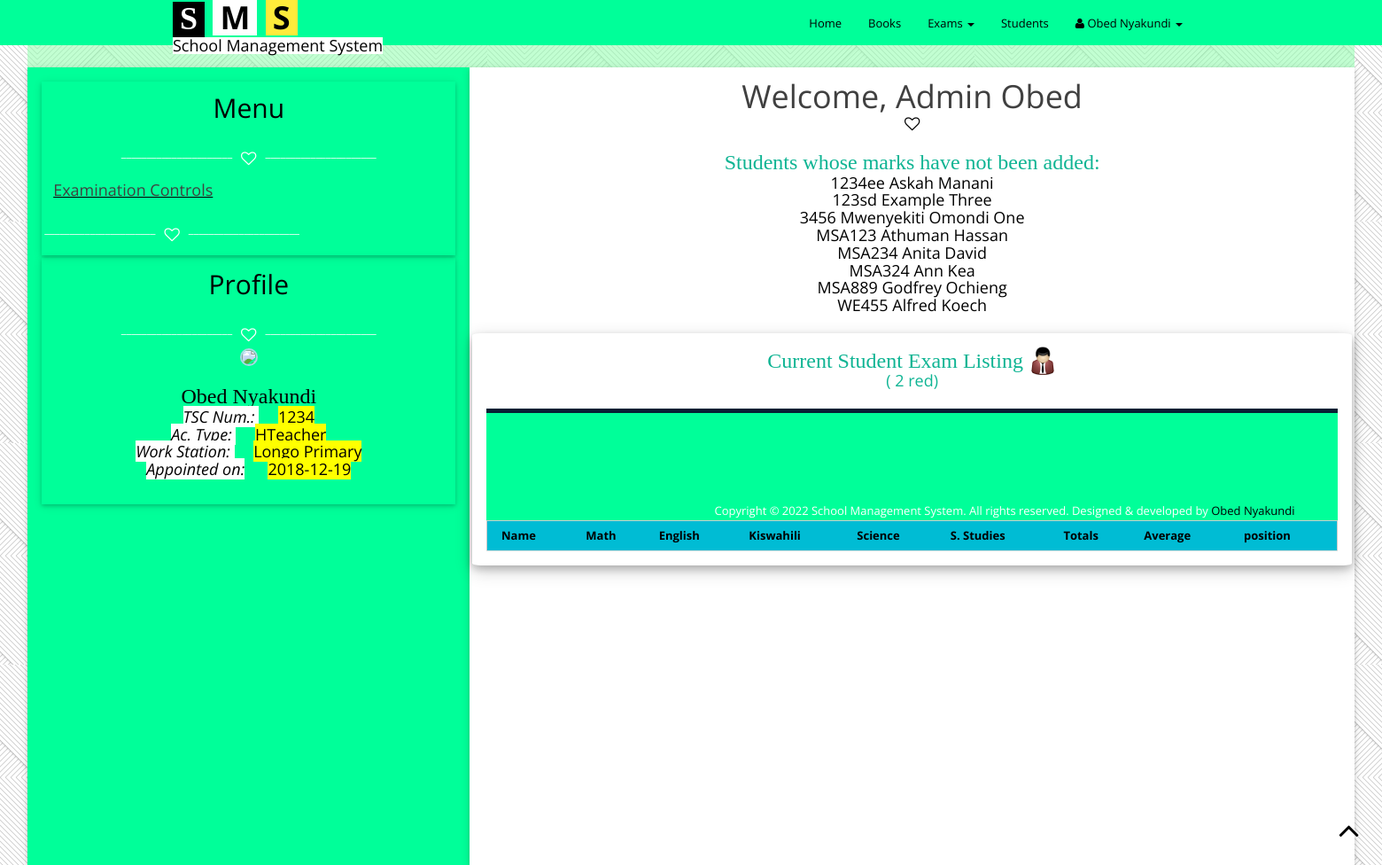
The page /exam.php?exam=2 red (signed in) on the database its author committed.
### tables this page shows
CREATE TABLE `teacher` (
  `name` varchar(200) NOT NULL,
  `tscNum` int(10) NOT NULL,
  `dateOfBirth` date NOT NULL,
  `dateOfAppointment` date NOT NULL,
  `currentWorkingStation` varchar(200) NOT NULL,
  `type` varchar(20) NOT NULL DEFAULT 'teacher',
  `password` varchar(200) NOT NULL
);

CREATE TABLE `students` (
  `name` varchar(200) NOT NULL,
  `dateOfBirth` date NOT NULL,
  `upi` varchar(20) NOT NULL,
  `class` varchar(10) NOT NULL
);

### connection.php (called while the page is built, shortened)
<?php
if(mysqli_connect_errno()){
	die("<script> alert (\" There was a fatal error connecting to the database\");</script>");
}
else
{
		function is_logged_in(){
			if (isset($_COOKIE["name"]) && isset($_COOKIE["tsc"]) && isset($_COOKIE["type"])) {
				$uname=$_COOKIE["name"];
				$tsc=$_COOKIE["tsc"];
				$type=$_COOKIE["type"];
				$funame=substr($uname, 0,strpos($uname," "));
				return true;
			}
			else
			{
				return false;
			}
		}
		function is_headTeacher()
		{
			if (is_logged_in() && $_COOKIE["type"]=="HTeacher"){
				return true;
			}
			else
			{
				return false;
			}
		}
}
?>

### exam.php (the view, shortened to what this page needs)
<?php
	require "connection.php";
	if (is_logged_in()) {
		if (isset($_GET['exam'])) {
			global $exam,$stclass;
			$exam=$_GET['exam'];
			$stclass=$_GET['class'];
		}
		else
		{
			header("location:home.php");
		}
		require "header1.php";
?>
<section height="auto">
			<div class="left-panel col-xs-4 pull-left w3-card-2">
				<div class="user-details w3-card-2">
				<div class="text-center">
					<h2>Menu</h2>
					<div class="devider"><i class="fa fa-heart-o fa-lg"></i></div>
				</div>
				<div class="menu-div">
				<u><h4 class="colored">Examination Controls</h4></u>
				<div class='devider'><i class='fa fa-heart-o fa-lg'></i></div>
				</div>
				</div>
			<?php include_once "profile_sec.php";?>
			</div>
			<div class="main-panel col-md-8 w3-card-2 pull-right">
				<div class="row">
					<div class="text-center">
						<h1 class="colored">Welcome,
						<?php
						if (is_headTeacher()) {
							echo "Admin ";
						}
						else
						{
							echo "Teacher ";
						}
						echo $funame;
						?></h1>
						<div class="black-devider"><i class="fa fa-heart-o fa-lg"></i></div>
					</div>
						<div class="text-center ordinary-form">
						<?php
						$sq0="SELECT `students`.`upi` as `upi`, `students`.`name` as `name` FROM students where class LIKE '%$stclass%' and upi not in (SELECT upi from exam where label='$exam')";
						$rec=mysqli_query($conn,$sq0);
						if (mysqli_num_rows($rec)>0) {
							echo "<h3 class='frm-text'> Students whose marks have not been added: </h3>";
							while ($row=mysqli_fetch_array($rec,MYSQLI_BOTH)) {
								$upi=$row['upi'];
								$nm=$row['name'];
								echo "<h4> <a href='exam_insert_frm.php?label=$exam&name=$nm&upi=$upi&class=$stclass'> $upi $nm </a> </h4>";
							}
						}
						?>
					</div>
						<div class="text-center  ordinary-form w3-card-4">
						<h3 class="frm-text">Current Student Exam Listing <img src="./img/icons/User.png"></h3>
							<h4 class="frm-text">(<?php echo $stclass.' '.$exam; ?>)</h4>
						<br>
							<table class="text-center w3-table w3-bordered w3-striped w3-border">
						<tr class="w3-cyan text-center">
							<th>Name</th>
							<th>Math</th>
							<th>English</th>
							<th>Kiswahili</th>
							<th>Science</th>
							<th>S. Studies</th>
							<th>Totals</th>
							<th>Average</th>
							<th>position</th>
						</tr>
						</div>
				</div>
			</div>
</section>
<?php
		require "footer0.php";
	}
	else
	{
		header("location:index.php");
	}
?>

### profile_sec.php
<div class="user-details text-center w3-card-2">
	<h2>Profile</h2>
	<div class="devider"><i class="fa fa-heart-o fa-lg"></i></div>
	<div>
		<img src="./img/members/default.jpg" class="featured-thumbnail">
		<div class='user-details'>
			<?php
			$sqprof="select * from `teacher` where `tscNum`='$tsc'";
			$user_record=mysqli_fetch_array(mysqli_query($conn,$sqprof),MYSQLI_BOTH);
			$current_working_station=$user_record['currentWorkingStation'];
			$date_of_appointment=$user_record['dateOfAppointment'];
			echo "
			<h3> $uname </h3>
			<h4> <span class='dtag'> TSC Num.: </span> <span class='dval'> $tsc </span> <br/>
				<span class='dtag'> Ac. Type: </span> <span class='dval'> $type </span> <br/>
				<span class='dtag'> Work Station: </span> <span class='dval'> $current_working_station </span>  <br/>
				 <span class='dtag'> Appointed on:</span> <span class='dval'> $date_of_appointment </span>  <br/> </h4>
			";
			?>
		</div>
	</div>
</div>

### css/w3.css (style rules this page uses)
html { -ms-text-size-adjust:100%;-webkit-text-size-adjust:100% }
body { margin:0 }
article,aside,details,figcaption,figure,footer,header,hgroup,main,menu,nav,section,summary { display:block }
a { -webkit-tap-highlight-color:transparent;background-color:transparent }
img { border:0 }
html,body { font-family:Verdana,sans-serif;font-size:15px;line-height:1.5 }
h1,h2,h3,h4,h5,h6,.w3-slim,.w3-wide { font-family:"Segoe UI",Arial,sans-serif }
h1 { font-size:36px }
h2 { font-size:30px }
h3 { font-size:24px }
h4 { font-size:20px }
h1,h2,h3,h4,h5,h6 { font-weight:400;margin:10px 0 }
h1 a,h2 a,h3 a,h4 a,h5 a,h6 a { font-weight:inherit }
img { margin-bottom:-5px }
a { color:inherit }
table { border-collapse:collapse;border-spacing:0;width:100%;display:table }
table,th,td { border:none }
.w3-bordered tr,.w3-table-all tr { border-bottom:1px solid #ddd }
.w3-table td,.w3-table th,.w3-table-all td,.w3-table-all th { padding:6px 8px;display:table-cell;text-align:left;vertical-align:top }
.w3-table th:first-child,.w3-table td:first-child,.w3-table-all th:first-child,.w3-table-all td:first-child { padding-left:16px }
.w3-border { border:1px solid #ccc !important }
.w3-card-2,.w3-example { box-shadow:0 2px 4px 0 rgba(0,0,0,0.16),0 2px 10px 0 rgba(0,0,0,0.12) !important }
.w3-card-4,.w3-hover-shadow:hover { box-shadow:0 4px 8px 0 rgba(0,0,0,0.2),0 6px 20px 0 rgba(0,0,0,0.19) !important }
.w3-cyan,.w3-hover-cyan:hover { color:#000 !important;background-color:#00bcd4 !important }

### css/main.css (style rules this page uses)
body { background-color: #fff; background: url("../img/bg_1.jpg"); font-family: 'Open Sans', sans-serif; line-height: 21px; font-size: 13px; color: #6a737b; }
section { margin-top: 50px; padding-top: 2em; }
.menu-div { margin-top: 1.2em; }
a { color: #000; -webkit-transition: all .3s ease-in 0s; -moz-transition: all .3s ease-in 0s; -ms-transition: all .3s ease-in 0s; -o-transition: all .3s ease-in 0s; transition: all .3s ease-in 0s; }
a, a:focus, a:hover { text-decoration: none; outline: 0; }
h1, h2, h3, h4, h5, h6 { font-weight: normal; margin: 0; }
.devider { margin-top: 30px; }
.devider i { color: #fff; }
.black-devider { color: #000; }
.devider:before, .devider:after { content: "______________________"; color: #fff; position: relative; bottom: 6px; }
.devider:before { right: 10px; }
.devider:after { left: 10px; }
.frm-text { color:#0eb493; }
.featured-thumbnail { position: relative; height:auto; width:10em; border-radius:50%; margin:5px; border:2px solid lightblue; }
h3 { font-family: FontAwesome,cursive; }
.colored { color:#404040; }
.left-panel { padding:1em; background:#00ff99; color: #000; min-height: 900px; }
.main-panel { background:#fff; min-height: 900px; padding:1em; }
.ordinary-form { padding: 1.2em; margin:5px; border-radius: 1%; }
.user-details { margin:3px; padding:1em; }
.dtag { background-color: white; color:black; font-style: oblique; margin-right:1.2em; }
.dval { background-color: yellow; color:black; font-style: bold; }

### rows shown on the page
teacher: currentWorkingStation "Longo Primary", dateOfAppointment "2018-12-19"
students: upi "1234ee", name "Askah Manani"
students: upi "123sd", name "Example Three"
students: upi "3456", name "Mwenyekiti Omondi One"
students: upi "MSA123", name "Athuman Hassan"
students: upi "MSA234", name "Anita David"
students: upi "MSA324", name "Ann Kea"
students: upi "MSA889", name "Godfrey Ochieng"
students: upi "WE455", name "Alfred Koech"

### other values the page prints
$uname "Obed Nyakundi"
$tsc "1234"
$type "HTeacher"
$funame "Obed"
$exam "2 red"
